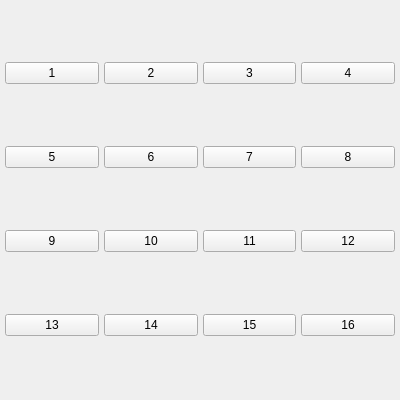
<?xml version="1.0" encoding="UTF-8"?>
<ui version="4.0">
  <class>ActionButton</class>
  <widget class="QWidget" name="ActionButton">
    <property name="geometry">
      <rect>
        <x>0</x>
        <y>0</y>
        <width>400</width>
        <height>400</height>
      </rect>
    </property>
    <property name="windowTitle">
      <string>Action Button</string>
    </property>
    <layout class="QGridLayout" name="gridLayout">
      <property name="spacing">
        <number>5</number>
      </property>
      <property name="margin">
        <number>5</number>
      </property>
      <item row="0" column="0">
        <widget class="QPushButton" name="button1">
          <property name="text">
            <string>1</string>
          </property>
        </widget>
      </item>
      <item row="0" column="1">
        <widget class="QPushButton" name="button2">
          <property name="text">
            <string>2</string>
          </property>
        </widget>
      </item>
      <item row="0" column="2">
        <widget class="QPushButton" name="button3">
          <property name="text">
            <string>3</string>
          </property>
        </widget>
      </item>
      <item row="0" column="3">
        <widget class="QPushButton" name="button4">
          <property name="text">
            <string>4</string>
          </property>
        </widget>
      </item>
      <item row="1" column="0">
        <widget class="QPushButton" name="button5">
          <property name="text">
            <string>5</string>
          </property>
        </widget>
      </item>
      <item row="1" column="1">
        <widget class="QPushButton" name="button6">
          <property name="text">
            <string>6</string>
          </property>
        </widget>
      </item>
      <item row="1" column="2">
        <widget class="QPushButton" name="button7">
          <property name="text">
            <string>7</string>
          </property>
        </widget>
      </item>
      <item row="1" column="3">
        <widget class="QPushButton" name="button8">
          <property name="text">
            <string>8</string>
          </property>
        </widget>
      </item>
      <item row="2" column="0">
        <widget class="QPushButton" name="button9">
          <property name="text">
            <string>9</string>
          </property>
        </widget>
      </item>
      <item row="2" column="1">
        <widget class="QPushButton" name="button10">
          <property name="text">
            <string>10</string>
          </property>
        </widget>
      </item>
      <item row="2" column="2">
        <widget class="QPushButton" name="button11">
          <property name="text">
            <string>11</string>
          </property>
        </widget>
      </item>
      <item row="2" column="3">
        <widget class="QPushButton" name="button12">
          <property name="text">
            <string>12</string>
          </property>
        </widget>
      </item>
      <item row="3" column="0">
        <widget class="QPushButton" name="button13">
          <property name="text">
            <string>13</string>
          </property>
        </widget>
      </item>
      <item row="3" column="1">
        <widget class="QPushButton" name="button14">
          <property name="text">
            <string>14</string>
          </property>
        </widget>
      </item>
      <item row="3" column="2">
        <widget class="QPushButton" name="button15">
          <property name="text">
            <string>15</string>
          </property>
        </widget>
      </item>
      <item row="3" column="3">
        <widget class="QPushButton" name="button16">
          <property name="text">
            <string>16</string>
          </property>
        </widget>
      </item>
    </layout>
  </widget>
  <resources/>
  <connections/>
</ui>
